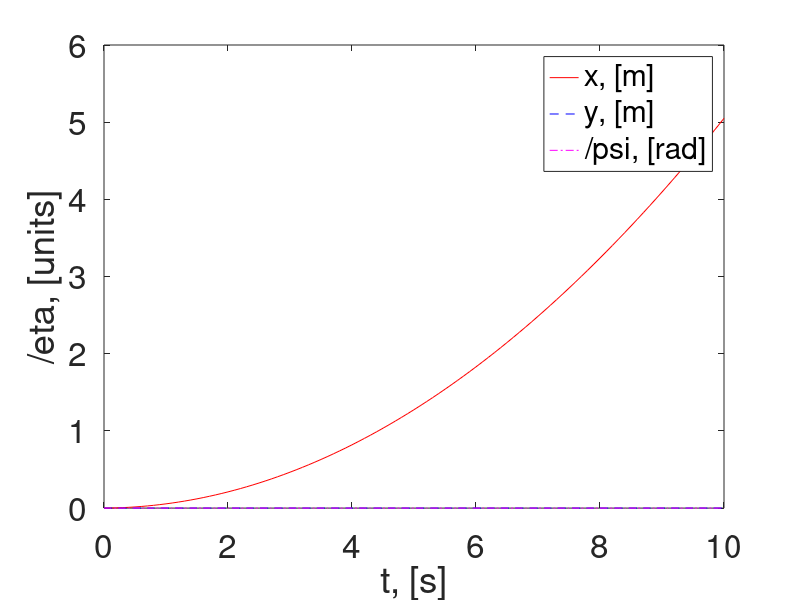
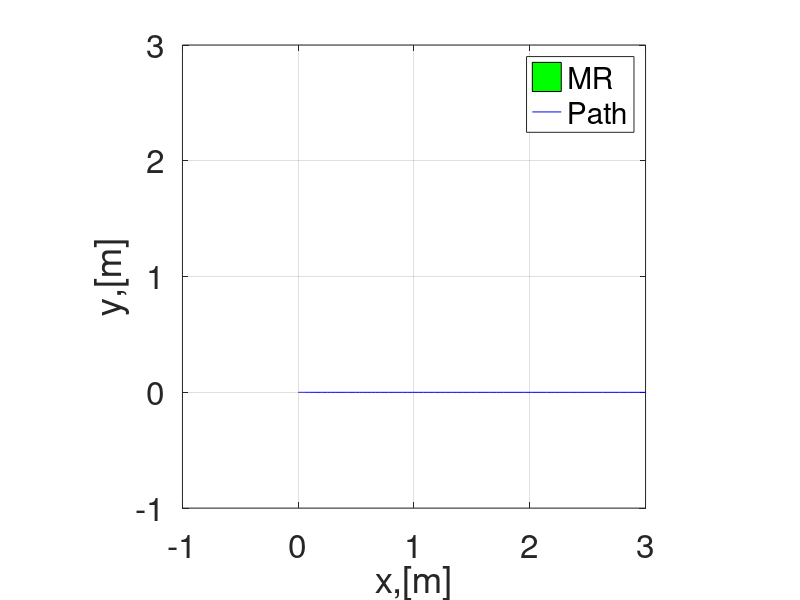

Write the MATLAB code that produced these figures, in order.
clear;
clc;

%simulation parameters
dt=0.1; %step size
ts = 10; %simulation time
t = 0:dt:ts; %time span

%initial conditions
eta0 =[0;0;0];  %inital position and orientation of the vehicle
zeta0 = [0;0;0];%intial velocity of input commands

eta(:,1) = eta0;
zeta(:,1) = zeta0;

%vehicle(mobile robot) parameters (physical)
a = 0.2;   %radius of the wheel (fixed)
d = 0.5;    %distance b/t wheels

%robot parameters
m=10; %mass of the vehicle
Iz = 0.1; %inertia of the vehicle

xbc = 0; ybc = 0; %coordinates of mass centre

%state propagation

for i = 1:length(t)
    u = zeta(1,i); v = zeta(2,i); r = zeta(3,i);

    %inertia matrix
    D = [m 0 -ybc*m;
         0 m xbc*m;
         -ybc*m xbc*m Iz+m*(xbc^2+ybc^2);];
    %other vector
    n_v = [-m*r*(v+xbc*r);
            m*r*(u-ybc*r);
            m*r*(xbc*u+ybc*v);];
    
    %Wheel input matrix (differential wheel drive)
    Gamma = [1 1;
             0 0;
             -d d;];

    %Wheel inputs (traction forces)
    F1 = 0.5;      %left wheel force
    F2 = 0.5;    %right wheel force

    kappa = [F1;F2];
    %Input vector
    tau(:,i) = Gamma*kappa;

    %Jacobian matrix
    psi = eta(3,i);
    J_eta = [cos(psi) -sin(psi) 0;
             sin(psi) cos(psi) 0;
             0 0 1;];

    zeta_dot(:,i) = inv(D)*(tau(:,i)-n_v);
    zeta(:,i+1) = zeta(:,i) + dt*zeta_dot(:,i);

    eta(:,i+1) = eta(:,i) + dt*(J_eta*(zeta(:,i)+dt*zeta_dot(:,i))); %state update
end

%plotting 
figure
plot(t, eta(1,1:i), 'r-');      %for plotting x in m
hold on     
plot(t, eta(2,1:i), 'b--');     %y in m
plot(t, eta(3,1:i), 'm-.');     %t in s
legend('x, [m]','y, [m]','/psi, [rad]');
set(gca,'fontsize',24)
xlabel('t, [s]');
ylabel('/eta, [units]');

%animation (mobile robot motion animation)
l = 0.6; % length of mobile robot
w = 0.4; % width of the mobile robot
%Mobile robot coordinates
mr_co=[-l/2 l/2 l/2 -l/2 -l/2;
       -w/2 -w/2 w/2 w/2 -w/2;];

figure
for i = 1:length(t) %animation starts here
    psi = eta(3,i);
    R_psi=[cos(psi) -sin(psi);
           sin(psi)  cos(psi);];%rotation matrix
    v_pos=R_psi*mr_co;
    fill((v_pos(1,:)+eta(1,i)),v_pos(2,:)+eta(2,i),'g')
    hold on, grid on
    axis([-1 3 -1 3]), axis square
    plot(eta(1,1:i),eta(2,1:i),'b-');
    legend('MR','Path')
    set(gca,'fontsize',24)
    xlabel('x,[m]'); ylabel('y,[m]');
    pause(0.1);
    hold off
end %animation ends here


